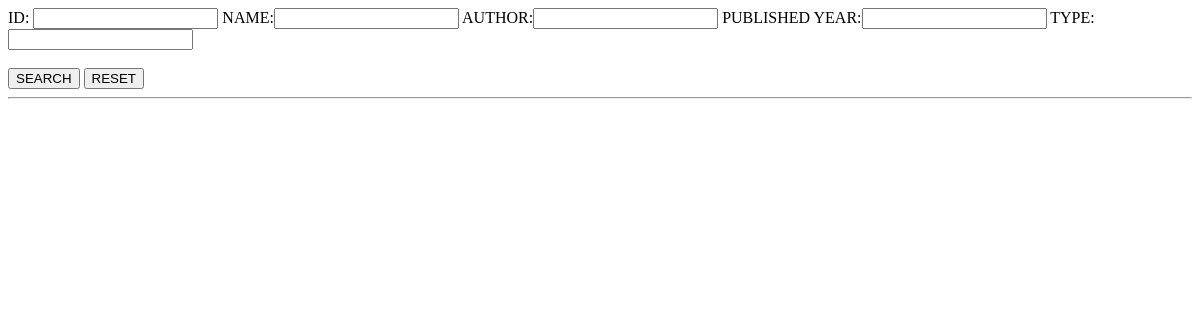
The app's page /visitors/books_visitors/, older data.
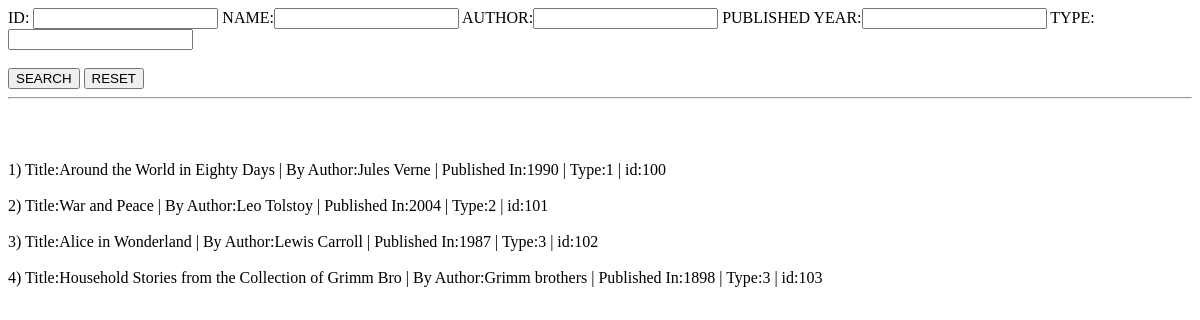
The same page, newer data.
### visitors/models.py (models this page shows)
class Book(models.Model):
    identication = models.CharField(primary_key = True , max_length=50)
    name = models.CharField(max_length=50 , null = True , blank = True)
    author = models.CharField(max_length=50 , null = True , blank = True)
    published_year = models.IntegerField( null = True , blank = True)
    book_type = models.IntegerField(validators=[MinValueValidator(1), MaxValueValidator(3)] ,blank=True ,  null = True)
    def __str__(self):
        return f"Title:{self.name} | By Author:{self.author} |  Published In:{self.published_year} | Type:{self.book_type} | id:{self.identication} "

### visitors/views.py (the view)
# urls.py: path('books_visitors/', books_visitors , name = 'books_visitors') ,
def books_visitors(request):
    errors = ''
    books = Book.objects.all()
    if 'search' in request.GET:
        books = books_search(request,books)
        errors = request.session.get('errors')
    context = {'books':books , 'errors':errors}
    return render(request,'books_visitors.html',context)

### visitors/templates/books_visitors.html (shortened to what this page needs)
{%extends 'partials/base.html'%}
{%load static%}
{%block content%}
    <form >
        ID: <input type = "text" name="identication"> NAME:<input type = "text" name="name"> AUTHOR:<input type = "text" name="author">
       PUBLISHED YEAR:<input type = "text" name="published_year"> TYPE:<input type = "text" name="book_type">
       <br><br>
       <button name="search">SEARCH</button> <button name="reset">RESET</button>
    </form>
    <hr>
    <br><br><br>
    {%for book in books%}
       {{forloop.counter}})    {{book}}<br><br>
    {%endfor%}
{%endblock%}

### staff/templates/partials/base.html (shortened to what this page needs)
<!DOCTYPE html>
<html lang="en">
    <head>
    </head>
    {%block content%}
    {%endblock%}
</html>

Row changes from the older to the newer data that the page shows:
added Book: name+author+published_year "Title:Around the World in Eighty Days | By Author:Jules Verne | Published In:1990 | Type:1 | id:100"
added Book: name+author+published_year "Title:War and Peace | By Author:Leo Tolstoy | Published In:2004 | Type:2 | id:101"
added Book: name+author+published_year "Title:Alice in Wonderland | By Author:Lewis Carroll | Published In:1987 | Type:3 | id:102"
added Book: name+author+published_year "Title:Household Stories from the Collection of Grimm Bro | By Author:Grimm brothers | Published In:1898 | Type:3 | id:103"
